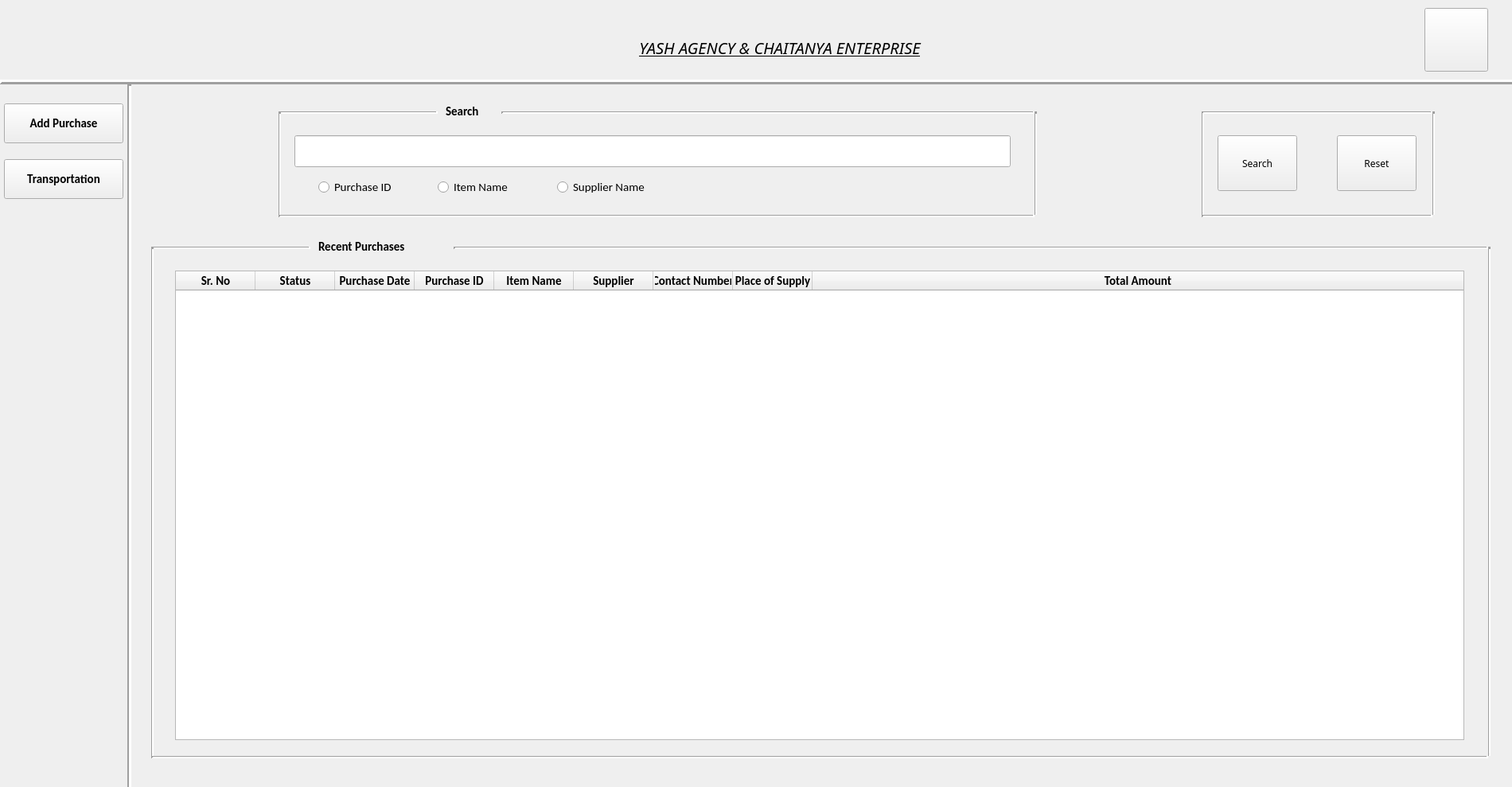
<?xml version="1.0" encoding="UTF-8"?>
<ui version="4.0">
 <class>Form</class>
 <widget class="QWidget" name="Form">
  <property name="geometry">
   <rect>
    <x>0</x>
    <y>0</y>
    <width>1900</width>
    <height>989</height>
   </rect>
  </property>
  <property name="sizePolicy">
   <sizepolicy hsizetype="Preferred" vsizetype="Preferred">
    <horstretch>0</horstretch>
    <verstretch>0</verstretch>
   </sizepolicy>
  </property>
  <property name="font">
   <font>
    <family>Calibri</family>
    <pointsize>11</pointsize>
   </font>
  </property>
  <property name="windowTitle">
   <string>Purchases</string>
  </property>
  <widget class="QPushButton" name="homeButton">
   <property name="geometry">
    <rect>
     <x>1790</x>
     <y>10</y>
     <width>80</width>
     <height>80</height>
    </rect>
   </property>
   <property name="font">
    <font>
     <family>News706 BT</family>
     <pointsize>12</pointsize>
     <weight>75</weight>
     <bold>true</bold>
    </font>
   </property>
   <property name="text">
    <string/>
   </property>
   <property name="icon">
    <iconset>
     <normaloff>../Images/20.png</normaloff>../Images/20.png</iconset>
   </property>
   <property name="iconSize">
    <size>
     <width>80</width>
     <height>80</height>
    </size>
   </property>
  </widget>
  <widget class="Line" name="line_2">
   <property name="geometry">
    <rect>
     <x>0</x>
     <y>95</y>
     <width>2471</width>
     <height>16</height>
    </rect>
   </property>
   <property name="frameShadow">
    <enum>QFrame::Raised</enum>
   </property>
   <property name="lineWidth">
    <number>3</number>
   </property>
   <property name="orientation">
    <enum>Qt::Horizontal</enum>
   </property>
  </widget>
  <widget class="QLabel" name="label_2">
   <property name="geometry">
    <rect>
     <x>480</x>
     <y>20</y>
     <width>1000</width>
     <height>80</height>
    </rect>
   </property>
   <property name="font">
    <font>
     <family>News701 BT</family>
     <pointsize>15</pointsize>
     <weight>50</weight>
     <italic>true</italic>
     <bold>false</bold>
     <underline>true</underline>
    </font>
   </property>
   <property name="text">
    <string>YASH AGENCY &amp; CHAITANYA ENTERPRISE</string>
   </property>
   <property name="scaledContents">
    <bool>true</bool>
   </property>
   <property name="alignment">
    <set>Qt::AlignCenter</set>
   </property>
   <property name="wordWrap">
    <bool>false</bool>
   </property>
  </widget>
  <widget class="QLabel" name="Y_2">
   <property name="geometry">
    <rect>
     <x>0</x>
     <y>0</y>
     <width>180</width>
     <height>100</height>
    </rect>
   </property>
   <property name="text">
    <string/>
   </property>
   <property name="pixmap">
    <pixmap>../Images/yash_logo.jpeg</pixmap>
   </property>
   <property name="scaledContents">
    <bool>true</bool>
   </property>
  </widget>
  <widget class="Line" name="line">
   <property name="geometry">
    <rect>
     <x>160</x>
     <y>105</y>
     <width>5</width>
     <height>900</height>
    </rect>
   </property>
   <property name="lineWidth">
    <number>3</number>
   </property>
   <property name="orientation">
    <enum>Qt::Vertical</enum>
   </property>
  </widget>
  <widget class="QPushButton" name="newPurchaseButton">
   <property name="geometry">
    <rect>
     <x>5</x>
     <y>130</y>
     <width>150</width>
     <height>50</height>
    </rect>
   </property>
   <property name="font">
    <font>
     <weight>75</weight>
     <bold>true</bold>
    </font>
   </property>
   <property name="text">
    <string>Add Purchase</string>
   </property>
  </widget>
  <widget class="QPushButton" name="transportButton">
   <property name="geometry">
    <rect>
     <x>5</x>
     <y>200</y>
     <width>150</width>
     <height>50</height>
    </rect>
   </property>
   <property name="font">
    <font>
     <weight>75</weight>
     <bold>true</bold>
    </font>
   </property>
   <property name="text">
    <string>Transportation</string>
   </property>
  </widget>
  <widget class="QLineEdit" name="search_Edit">
   <property name="geometry">
    <rect>
     <x>370</x>
     <y>170</y>
     <width>900</width>
     <height>40</height>
    </rect>
   </property>
  </widget>
  <widget class="QRadioButton" name="billNo_RB">
   <property name="geometry">
    <rect>
     <x>400</x>
     <y>210</y>
     <width>200</width>
     <height>50</height>
    </rect>
   </property>
   <property name="text">
    <string>Purchase ID</string>
   </property>
  </widget>
  <widget class="QRadioButton" name="supplier_RB">
   <property name="geometry">
    <rect>
     <x>700</x>
     <y>210</y>
     <width>200</width>
     <height>50</height>
    </rect>
   </property>
   <property name="text">
    <string>Supplier Name</string>
   </property>
  </widget>
  <widget class="QRadioButton" name="itemName_RB">
   <property name="geometry">
    <rect>
     <x>550</x>
     <y>210</y>
     <width>200</width>
     <height>50</height>
    </rect>
   </property>
   <property name="text">
    <string>Item Name</string>
   </property>
  </widget>
  <widget class="QPushButton" name="searchButton">
   <property name="geometry">
    <rect>
     <x>1530</x>
     <y>170</y>
     <width>100</width>
     <height>70</height>
    </rect>
   </property>
   <property name="font">
    <font>
     <family>News701 BT</family>
     <pointsize>9</pointsize>
    </font>
   </property>
   <property name="text">
    <string>Search</string>
   </property>
  </widget>
  <widget class="QLabel" name="label">
   <property name="geometry">
    <rect>
     <x>560</x>
     <y>120</y>
     <width>80</width>
     <height>40</height>
    </rect>
   </property>
   <property name="font">
    <font>
     <family>Calibri</family>
     <weight>75</weight>
     <bold>true</bold>
    </font>
   </property>
   <property name="text">
    <string>Search</string>
   </property>
  </widget>
  <widget class="Line" name="line_3">
   <property name="geometry">
    <rect>
     <x>350</x>
     <y>140</y>
     <width>200</width>
     <height>3</height>
    </rect>
   </property>
   <property name="lineWidth">
    <number>3</number>
   </property>
   <property name="orientation">
    <enum>Qt::Horizontal</enum>
   </property>
  </widget>
  <widget class="Line" name="line_4">
   <property name="geometry">
    <rect>
     <x>630</x>
     <y>140</y>
     <width>670</width>
     <height>3</height>
    </rect>
   </property>
   <property name="lineWidth">
    <number>3</number>
   </property>
   <property name="orientation">
    <enum>Qt::Horizontal</enum>
   </property>
  </widget>
  <widget class="Line" name="line_5">
   <property name="geometry">
    <rect>
     <x>350</x>
     <y>140</y>
     <width>3</width>
     <height>130</height>
    </rect>
   </property>
   <property name="lineWidth">
    <number>3</number>
   </property>
   <property name="orientation">
    <enum>Qt::Vertical</enum>
   </property>
  </widget>
  <widget class="Line" name="line_6">
   <property name="geometry">
    <rect>
     <x>350</x>
     <y>270</y>
     <width>950</width>
     <height>3</height>
    </rect>
   </property>
   <property name="lineWidth">
    <number>3</number>
   </property>
   <property name="orientation">
    <enum>Qt::Horizontal</enum>
   </property>
  </widget>
  <widget class="Line" name="line_7">
   <property name="geometry">
    <rect>
     <x>1300</x>
     <y>140</y>
     <width>3</width>
     <height>130</height>
    </rect>
   </property>
   <property name="lineWidth">
    <number>3</number>
   </property>
   <property name="orientation">
    <enum>Qt::Vertical</enum>
   </property>
  </widget>
  <widget class="Line" name="line_8">
   <property name="geometry">
    <rect>
     <x>1510</x>
     <y>140</y>
     <width>3</width>
     <height>130</height>
    </rect>
   </property>
   <property name="lineWidth">
    <number>3</number>
   </property>
   <property name="orientation">
    <enum>Qt::Vertical</enum>
   </property>
  </widget>
  <widget class="Line" name="line_9">
   <property name="geometry">
    <rect>
     <x>1800</x>
     <y>140</y>
     <width>3</width>
     <height>130</height>
    </rect>
   </property>
   <property name="lineWidth">
    <number>3</number>
   </property>
   <property name="orientation">
    <enum>Qt::Vertical</enum>
   </property>
  </widget>
  <widget class="Line" name="line_10">
   <property name="geometry">
    <rect>
     <x>1510</x>
     <y>140</y>
     <width>290</width>
     <height>3</height>
    </rect>
   </property>
   <property name="lineWidth">
    <number>3</number>
   </property>
   <property name="orientation">
    <enum>Qt::Horizontal</enum>
   </property>
  </widget>
  <widget class="Line" name="line_11">
   <property name="geometry">
    <rect>
     <x>1510</x>
     <y>270</y>
     <width>290</width>
     <height>3</height>
    </rect>
   </property>
   <property name="lineWidth">
    <number>3</number>
   </property>
   <property name="orientation">
    <enum>Qt::Horizontal</enum>
   </property>
  </widget>
  <widget class="QPushButton" name="resetButton">
   <property name="geometry">
    <rect>
     <x>1680</x>
     <y>170</y>
     <width>100</width>
     <height>70</height>
    </rect>
   </property>
   <property name="font">
    <font>
     <family>News701 BT</family>
     <pointsize>9</pointsize>
    </font>
   </property>
   <property name="text">
    <string>Reset</string>
   </property>
  </widget>
  <widget class="Line" name="line_12">
   <property name="geometry">
    <rect>
     <x>570</x>
     <y>310</y>
     <width>1300</width>
     <height>3</height>
    </rect>
   </property>
   <property name="lineWidth">
    <number>3</number>
   </property>
   <property name="orientation">
    <enum>Qt::Horizontal</enum>
   </property>
  </widget>
  <widget class="Line" name="line_13">
   <property name="geometry">
    <rect>
     <x>190</x>
     <y>310</y>
     <width>200</width>
     <height>3</height>
    </rect>
   </property>
   <property name="lineWidth">
    <number>3</number>
   </property>
   <property name="orientation">
    <enum>Qt::Horizontal</enum>
   </property>
  </widget>
  <widget class="QLabel" name="label_3">
   <property name="geometry">
    <rect>
     <x>400</x>
     <y>290</y>
     <width>160</width>
     <height>40</height>
    </rect>
   </property>
   <property name="font">
    <font>
     <family>Calibri</family>
     <weight>75</weight>
     <bold>true</bold>
    </font>
   </property>
   <property name="text">
    <string>Recent Purchases</string>
   </property>
  </widget>
  <widget class="Line" name="line_14">
   <property name="geometry">
    <rect>
     <x>190</x>
     <y>310</y>
     <width>3</width>
     <height>640</height>
    </rect>
   </property>
   <property name="lineWidth">
    <number>3</number>
   </property>
   <property name="orientation">
    <enum>Qt::Vertical</enum>
   </property>
  </widget>
  <widget class="Line" name="line_15">
   <property name="geometry">
    <rect>
     <x>1870</x>
     <y>310</y>
     <width>3</width>
     <height>640</height>
    </rect>
   </property>
   <property name="lineWidth">
    <number>3</number>
   </property>
   <property name="orientation">
    <enum>Qt::Vertical</enum>
   </property>
  </widget>
  <widget class="Line" name="line_16">
   <property name="geometry">
    <rect>
     <x>190</x>
     <y>950</y>
     <width>1680</width>
     <height>3</height>
    </rect>
   </property>
   <property name="lineWidth">
    <number>3</number>
   </property>
   <property name="orientation">
    <enum>Qt::Horizontal</enum>
   </property>
  </widget>
  <widget class="QTableWidget" name="purchaseTable">
   <property name="geometry">
    <rect>
     <x>220</x>
     <y>340</y>
     <width>1620</width>
     <height>590</height>
    </rect>
   </property>
   <property name="font">
    <font>
     <family>Calibri</family>
     <pointsize>11</pointsize>
     <weight>75</weight>
     <bold>true</bold>
    </font>
   </property>
   <attribute name="horizontalHeaderShowSortIndicator" stdset="0">
    <bool>true</bool>
   </attribute>
   <attribute name="horizontalHeaderStretchLastSection">
    <bool>true</bool>
   </attribute>
   <column>
    <property name="text">
     <string>Sr. No</string>
    </property>
   </column>
   <column>
    <property name="text">
     <string>Status</string>
    </property>
   </column>
   <column>
    <property name="text">
     <string>Purchase Date</string>
    </property>
   </column>
   <column>
    <property name="text">
     <string>Purchase ID</string>
    </property>
   </column>
   <column>
    <property name="text">
     <string>Item Name</string>
    </property>
   </column>
   <column>
    <property name="text">
     <string>Supplier</string>
    </property>
   </column>
   <column>
    <property name="text">
     <string>Contact Number</string>
    </property>
   </column>
   <column>
    <property name="text">
     <string>Place of Supply</string>
    </property>
   </column>
   <column>
    <property name="text">
     <string>Total Amount</string>
    </property>
   </column>
  </widget>
 </widget>
 <resources/>
 <connections/>
</ui>
